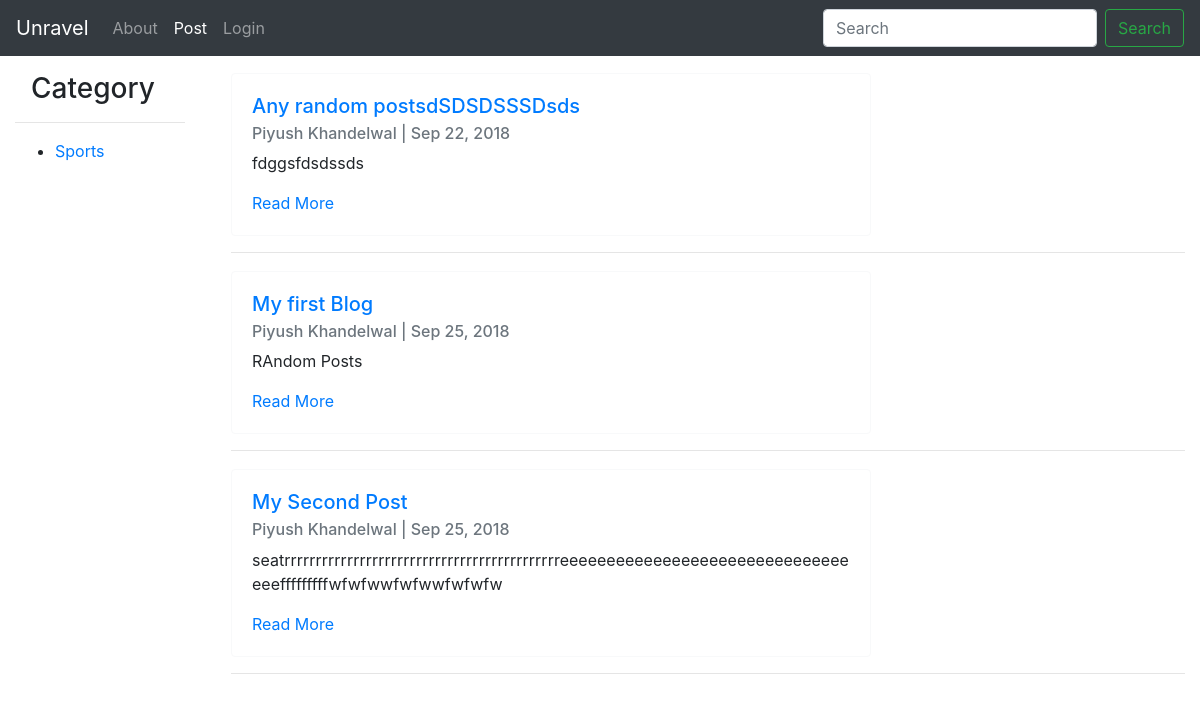
/posts/, run on the app's committed database.
### categories/models.py (models this page shows, shortened)
class Category(models.Model):
	title		= models.CharField(max_length= 40,unique= True)
	slug		= models.SlugField(blank= True,unique= True)
	created		= models.DateTimeField(auto_now= True)
	def get_absolute_url(self):
		return reverse('category',kwargs={'slug':self.slug})

### post/models.py (models this page shows, shortened)
class Post(models.Model):
	title		=	models.CharField(max_length = 200)
	slug		=	models.SlugField(unique =True, blank = True)
	body		=	models.TextField()
	author		=	models.ForeignKey(User,on_delete=models.CASCADE,null=True,blank=True)
	featured	=	models.BooleanField(default =False)
	active		=	models.BooleanField(default=True)
	updated		=	models.DateTimeField(auto_now=True)
	published	=	models.DateTimeField(auto_now_add=True)
	category 	=	models.ForeignKey(Category,default=None,on_delete=models.CASCADE)
	tags 	 	=	models.ManyToManyField(Tag,blank =True,related_name='tags')
	def get_absolute_url(self):
		return reverse('post:post_detail',kwargs={'slug':self.slug})

### accounts/models.py (models this page shows, shortened)
class User(AbstractBaseUser):
	email 		= models.EmailField(max_length=255,unique=True)
	full_name 	= models.CharField(max_length=255)
	active		= models.BooleanField(default= True) # Can Login pr Not?
	admin		= models.BooleanField(default=False) # Superuser
	timestamp	= models.DateTimeField(auto_now_add=True)
	USERNAME_FIELD  = 'email'
	REQUIRED_FIELDS = ['full_name']
	objects = UserManager()
	def get_full_name(self):
		if self.full_name:
			return self.full_name
		return self.email

### post/views.py (the view)
class postListView(ListView):
	template_name = "post/post_list.html"
	def get_queryset(self, *args, **kwargs):
		request=self.request
		qs=Post.objects.filter(active=True)
		return qs

### categories/templatetags/category_list.py (called while the page is built)
@register.inclusion_tag('snippets/category_list.html')
def category_list():
	list = Category.objects.all()
	return{"list":list}

### post/templates/post/post_list.html (shortened to what this page needs)
{% extends 'base.html' %}
{% block content %}
{% if object_List|length < 0 %}
	<h3 class="text-center">Sorry, Posts will be added soon........</h3>
{% else %}
	{% for obj in object_list %}
	<div class = col-lg-2></div>
	{% include "snippets/card.html" with instance=obj %}
	<div class = col-lg-2></div>
	{% endfor %}
{% endif %}
{% endblock content %}

### categories/templates/snippets/category_list.html
<h3 class="ml-3">Category</h3>
<hr>
<ul>
{% for obj in list %}
	<li class="my-1"> <a href="{{ obj.get_absolute_url }}">{{obj.title}}</a></li>
{% endfor%}
</ul>

### post/templates/snippets/card.html
<div class="card  border-light mb-3 " style= "max-width: 40rem;">
  <div class="card-body">
    <h5 class="card-title"> <a href={{instance.get_absolute_url}}>{{instance.title}}</a> </h5>
    <h6 class="card-subtitle mb-2 text-muted">{{instance.author.get_full_name}} |
     {{instance.published|date:"M d, Y"}}</h6>
    <p class="card-text">{% autoescape off %}
						    {{instance.body|truncatechars_html:250}}
						 {% endautoescape %}
	</p>
    <a href={{instance.get_absolute_url}} class="card-link">Read More</a>
  </div>
</div>
<hr>

### data on the page
Category: title "Sports"
Post: title "Any random postsdSDSDSSSDsds", author.get_full_name "Piyush Khandelwal", published "Sep 22, 2018", body "fdggsfdsdssds"
Post: title "My first Blog", author.get_full_name "Piyush Khandelwal", published "Sep 25, 2018", body "RAndom Posts"
Post: title "My Second Post", author.get_full_name "Piyush Khandelwal", published "Sep 25, 2018", body "seatrrrrrrrrrrrrrrrrrrrrrrrrrrrrrrrrrrrrrrrrrrrreeeeeeeeeeeeeeeeeeeeeeeeeeeeeeeeeefffffffffwfwfwwfwfwwfwfwfw"
